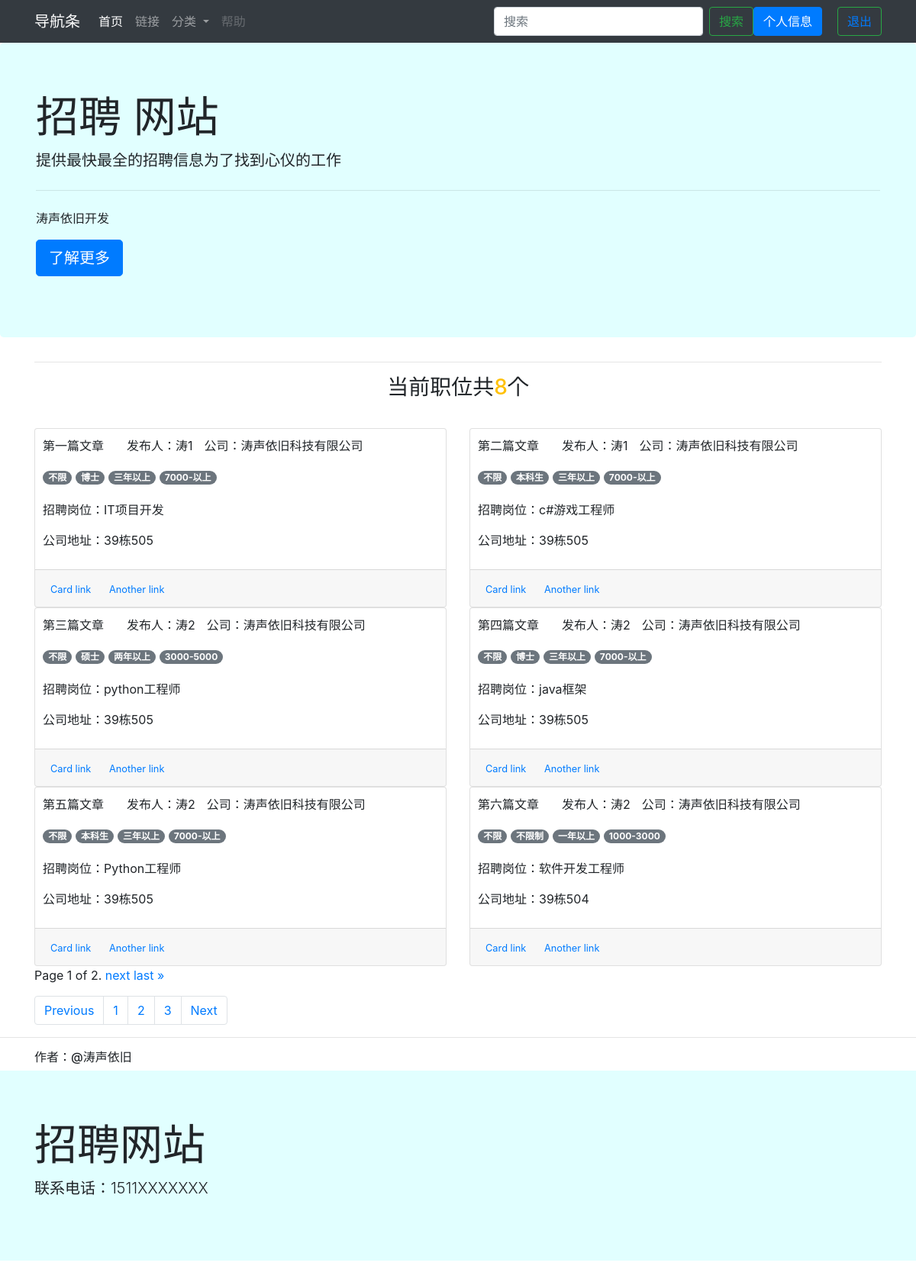
Screenshot of /sjk/index1 with the database file from the repository.
### recruiting/models.py (models this page shows, shortened)
class Detail(models.Model):
    STATUS_NORMAL = 1
    STATUS_DELETE = 0
    STATUS_ITEMS = (
        (STATUS_NORMAL, '未审核'),
        (STATUS_DELETE, '已审核'),
    )
    SALARY_ITEMS = [
        (0, "1000-3000"),
        (1, "3000-5000"),
        (2, "5000-7000"),
        (3, "7000-以上"),
    ]
    EDUCATION_ITEMS = [
        (0, "不限制"),
        (1, "本科生"),
        (2, "硕士"),
        (3, "博士"),
    ]
    EXPERIENCE_ITEM = [
        (0, "无经验"),
        (1, "一年以上"),
        (2, "两年以上"),
        (3, "三年以上"),
    ]
    post = models.CharField(max_length=20, verbose_name="岗位")
    company = models.CharField(max_length=55, verbose_name="公司", null=True)
    company_address = models.CharField(max_length=55, verbose_name="公司地址")
    salary = models.IntegerField(choices=SALARY_ITEMS, default=0, verbose_name="工资等级")
    education = models.IntegerField(choices=EDUCATION_ITEMS, default=0, verbose_name="学历")
    experience = models.IntegerField(choices=EXPERIENCE_ITEM, default=0, verbose_name="工作经验")
    pub_date = models.DateTimeField(auto_now_add=True, editable=False, verbose_name="创建时间")
    title = models.CharField(max_length=20, verbose_name="标题")
    statue = models.PositiveIntegerField(default=1, choices=STATUS_ITEMS, verbose_name="状态")
    hr = models.ForeignKey(Hr, on_delete=models.CASCADE, verbose_name="发布人")
    context = RichTextField()

class Hr(models.Model):
    STATUS_NORMAL = 1
    STATUS_DELETE = 0
    STATUS_ITEMS = (
        (STATUS_NORMAL, '未登陆'),
        (STATUS_DELETE, '已登录'),
    )
    name = models.CharField(max_length=11)
    username = models.CharField(max_length=11)
    statue = models.PositiveIntegerField(default=1, choices=STATUS_ITEMS, verbose_name="状态")
    password = models.CharField(max_length=20)

### recruiting/views.py (the view)
# urls.py: path('index1', views.index1, name='index1'),
def index1(request):
    user_id = request.session.get("member_id")
    user_info = Applicant.objects.all().filter(id=user_id)
    detail_list = Detail.objects.all().filter(statue=0)
    detail_count = Detail.objects.all().filter(statue=0).count()
    print(detail_count)
    paginator = Paginator(detail_list, 6)
    page = request.GET.get('page')
    details = paginator.get_page(page)
    context = {
        'detail': details,
        'count': detail_count,
        'user_info': user_info,
    }
    return render(request, 'index1.html', context)

### recruiting/templates/index1.html (shortened to what this page needs)
<!DOCTYPE html>
<html lang="en">
<link rel="stylesheet" href="https://maxcdn.bootstrapcdn.com/bootstrap/4.0.0/css/bootstrap.min.css"
>
<head>
</head>
<body>
{% extends "./base4.html" %}
{% block main %}
<div class="container">
    <hr>
    <h3 class="text-center">当前职位共<span class="text-warning">{{ count }}</span>个</P></h3>
</div>
<div class="container">
    <div class="row" style="padding-top: 20px;overflow: hidden">
        {% for d in detail %}
        <div class="col-6">
            <div class="card">
                <div class="card-body;" style="margin: 10px">
                    {% autoescape off %}
                    <div class="row" style="overflow: hidden">
                        <div class="col-auto">
                            <p>{{ d.title }}</P>
                        </div>
                        <div class="col-auto">
                            <p>发布人：{{ d.hr.name }}</p>
                        </div>
                        <div class="auto" style="overflow: hidden">
                            <P>公司：涛声依旧科技有限公司</P>
                        </div>
                    </div>
                    <span class="badge badge-pill badge-secondary">不限</span>
                    <span class="badge badge-pill badge-secondary">{{ d.get_education_display}}</span>
                    <span class="badge badge-pill badge-secondary">{{ d.get_experience_display}}</span>
                    <span class="badge badge-pill badge-secondary">{{ d.get_salary_display }}</span>
                    <div class="row" style="padding-top: 20px">
                        <div class="container">
                            <p>招聘岗位：{{ d.post }}</p>
                            <p>公司地址：{{ d.company_address }}</p>
                        </div>
                    </div>
                    {% endautoescape %}
                </div>
                <div class="card-footer">
                    <small class="text-muted"><a href="detail/{{ d.id }}/" class="card-link">Card link</a>
                        <a href="#" class="card-link">Another link</a></small>
                </div>
            </div>
        </div>
        {% endfor %}
    </div>
    <div class="pagination">
    <span class="step-links">
        <span class="current">
            Page {{ detail.number }} of {{ detail.paginator.num_pages }}.
        </span>
        {% if detail.has_next %}
            <a href="?page={{ detail.next_page_number }}">next</a>
            <a href="?page={{ detail.paginator.num_pages }}">last &raquo;</a>
        {% endif %}
    </span>
    </div>
    <div style="padding-top: 15px">
        <nav aria-label="Page navigation example">
            <ul class="pagination">
                <li class="page-item"><a class="page-link" href="#">Previous</a></li>
                <li class="page-item"><a class="page-link" href="#">1</a></li>
                <li class="page-item"><a class="page-link" href="#">2</a></li>
                <li class="page-item"><a class="page-link" href="#">3</a></li>
                <li class="page-item"><a class="page-link" href="#">Next</a></li>
            </ul>
        </nav>
    </div>
</div>
{% endblock %}

### rows the page displays
Detail: title "第一篇文章", hr.name "涛1", education "博士", experience "三年以上", salary "7000-以上", post "IT项目开发", company_address "39栋505"
Detail: title "第二篇文章", hr.name "涛1", education "本科生", experience "三年以上", salary "7000-以上", post "c#游戏工程师", company_address "39栋505"
Detail: title "第三篇文章", hr.name "涛2", education "硕士", experience "两年以上", salary "3000-5000", post "python工程师", company_address "39栋505"
Detail: title "第四篇文章", hr.name "涛2", education "博士", experience "三年以上", salary "7000-以上", post "java框架", company_address "39栋505"
Detail: title "第五篇文章", hr.name "涛2", education "本科生", experience "三年以上", salary "7000-以上", post "Python工程师", company_address "39栋505"
Detail: title "第六篇文章", hr.name "涛2", education "不限制", experience "一年以上", salary "1000-3000", post "软件开发工程师", company_address "39栋504"

### other values shown
{{ count }} "8"
{{ detail.number }} "1"
{{ detail.paginator.num_pages }} "2"
